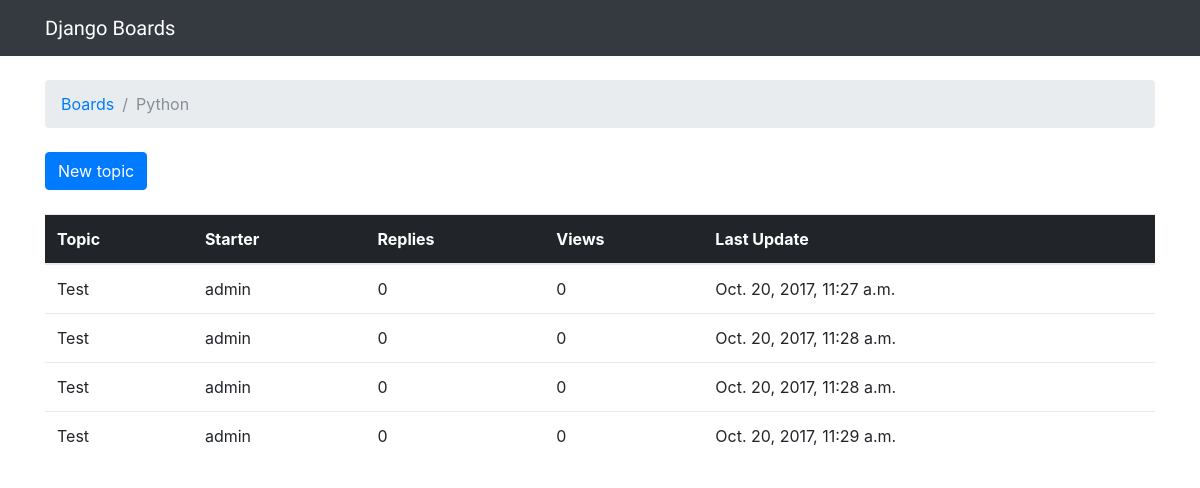
The app's page /boards/1/ with its own data.
### boards/models.py (models this page shows, shortened)
class Board(models.Model):
    name = models.CharField(max_length=30, unique=True)
    description = models.CharField(max_length=100)

class Topic(models.Model):
    subject = models.CharField(max_length=255)
    last_updated = models.DateTimeField(auto_now_add=True)
    board = models.ForeignKey(Board, related_name='topics')
    starter = models.ForeignKey(User, related_name='topics')

### boards/views.py (the view)
# urls.py: url(r'^boards/(?P<pk>\d+)/$', views.board_topics, name='board_topics'),
def board_topics(request, pk):
    board = get_object_or_404(Board, pk=pk)
    return render(request, 'topics.html', {'board': board})

### templates/topics.html (shortened to what this page needs)
{% extends 'base.html' %}
{% block breadcrumb %}
    <li class="breadcrumb-item"><a href="{% url 'home' %}">Boards</a></li>
    <li class="breadcrumb-item active">{{ board.name }}</li>
{% endblock %}
{% block content %}
<div class="mb-4">
  <a href="{% url 'new_topic' board.pk %}" class="btn btn-primary">New topic</a>
</div>
<table class="table">
  <thead class="thead-inverse">
  <tr>
    <th>Topic</th>
    <th>Starter</th>
    <th>Replies</th>
    <th>Views</th>
    <th>Last Update</th>
  </tr>
  </thead>
  <tbody>
  {% for topic in board.topics.all %}
    <tr>
      <td>{{ topic.subject }}</td>
      <td>{{ topic.starter.username }}</td>
      <td>0</td>
      <td>0</td>
      <td>{{ topic.last_updated }}</td>
    </tr>
  {% endfor %}
  </tbody>
</table>
{% endblock %}

### records on screen
Board: name "Python"
Topic: subject "Test", starter.username "admin", last_updated "Oct. 20, 2017, 11:27 a.m."
Topic: subject "Test", starter.username "admin", last_updated "Oct. 20, 2017, 11:28 a.m."
Topic: subject "Test", starter.username "admin", last_updated "Oct. 20, 2017, 11:28 a.m."
Topic: subject "Test", starter.username "admin", last_updated "Oct. 20, 2017, 11:29 a.m."
